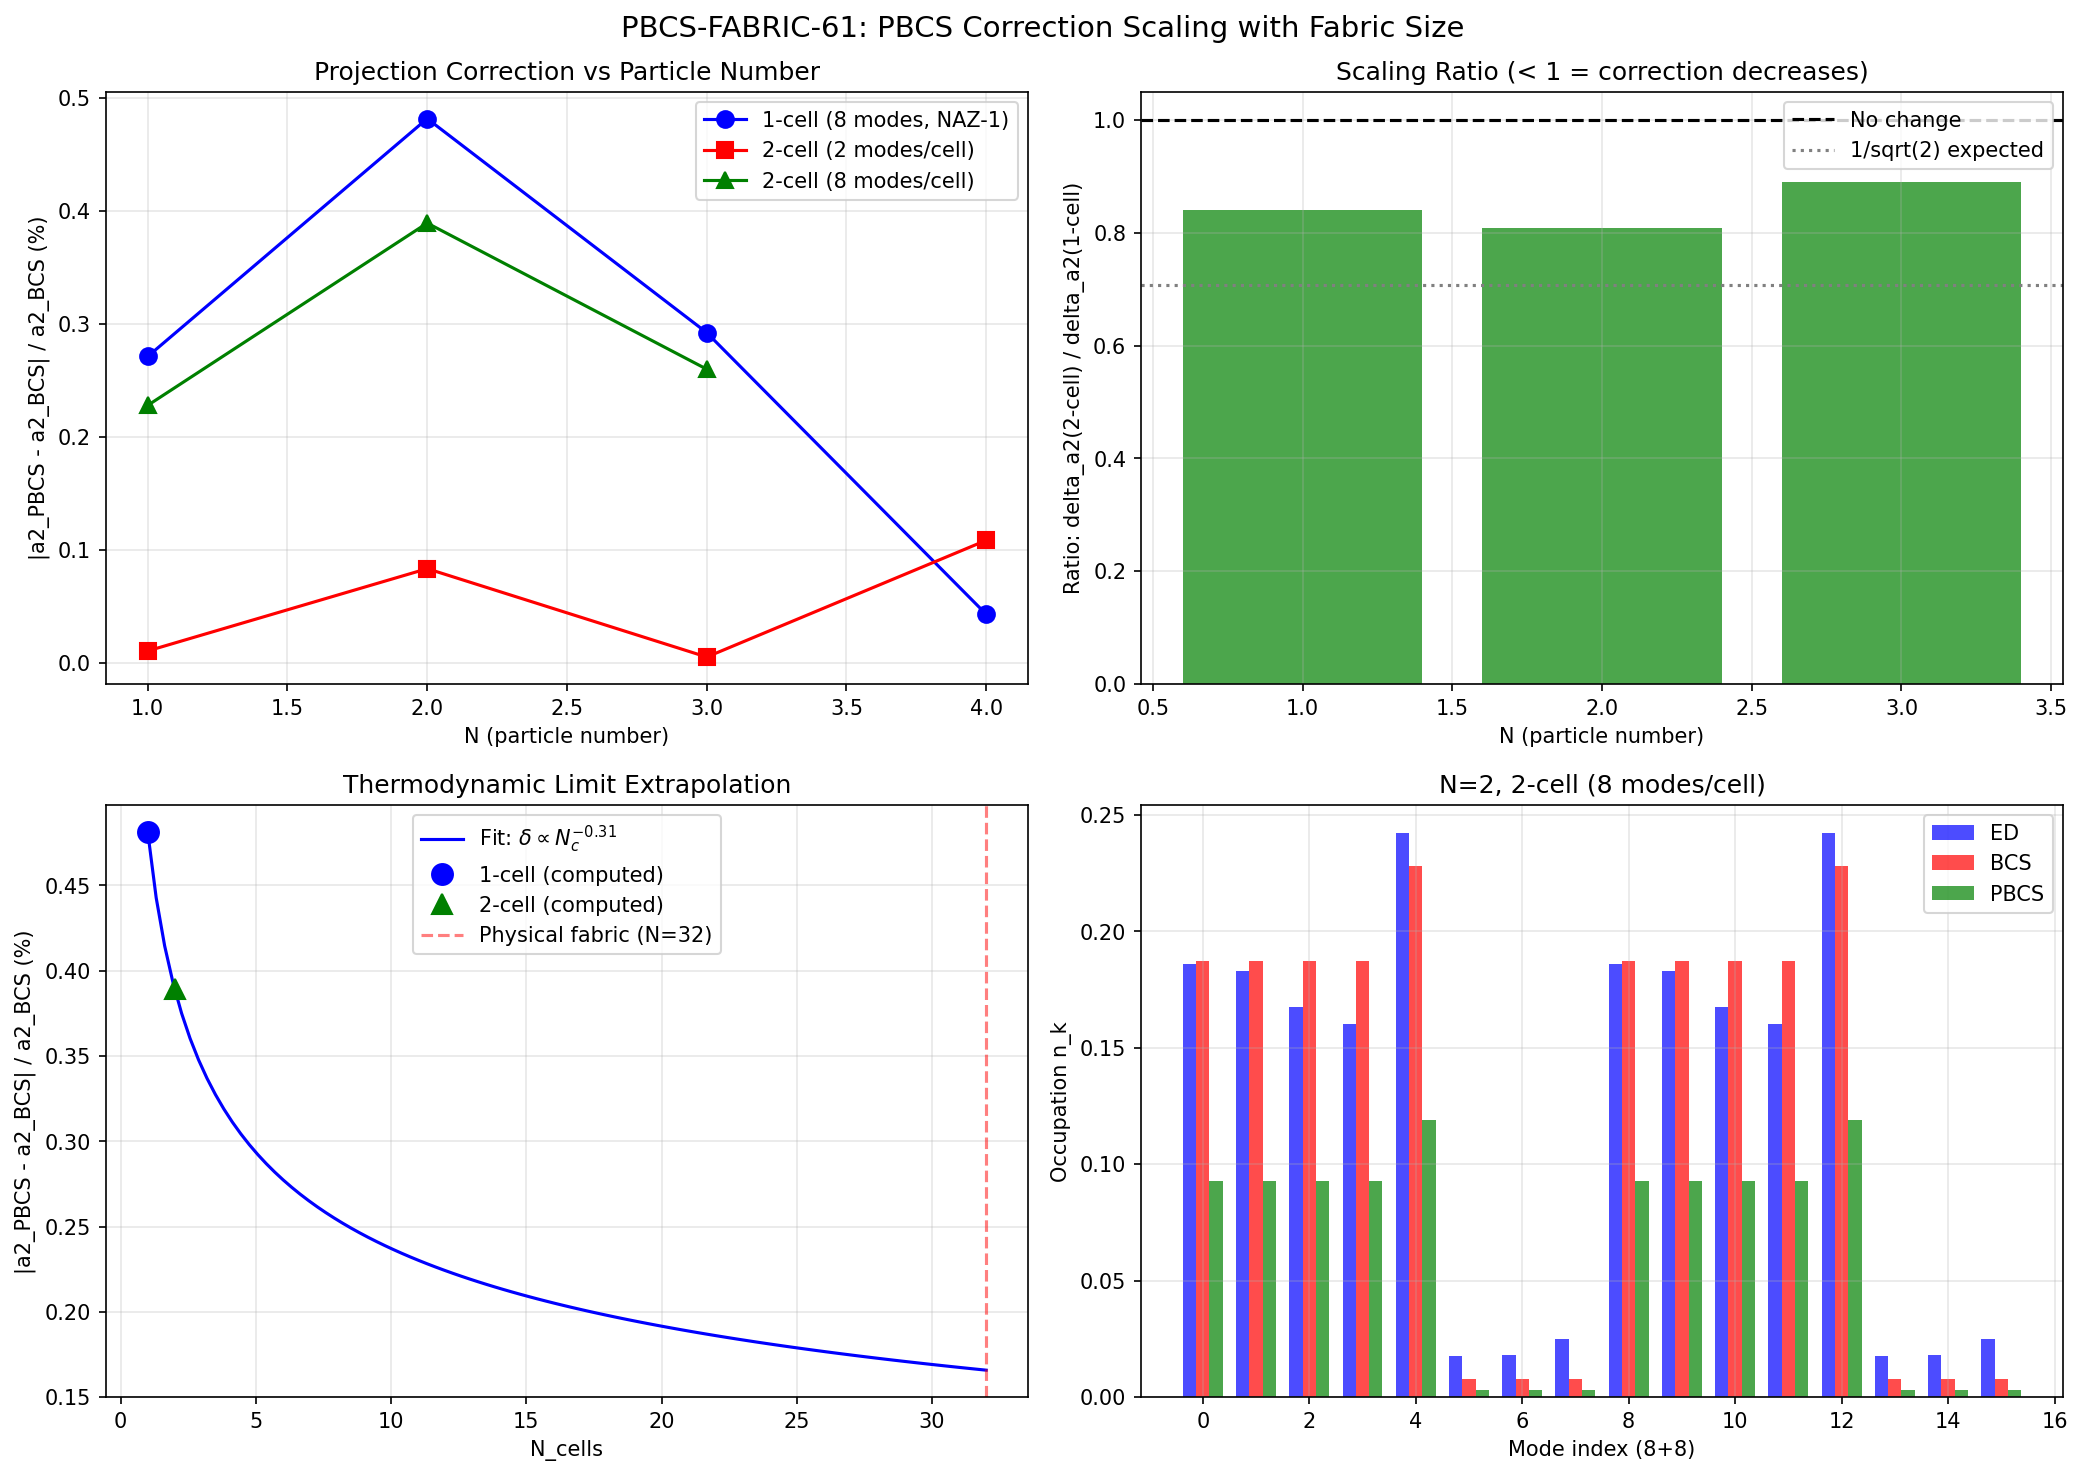

This figure's Python source:
#!/usr/bin/env python3
"""
S61 — PBCS-FABRIC-61: PBCS Correction Scaling with Fabric Size
================================================================

Gate: PBCS-FABRIC-61
  PASS if delta_a2(2-cell) < delta_a2(1-cell) — correction decreases with fabric size.
  FAIL if delta_a2(2-cell) > delta_a2(1-cell) — correction increases.
  INFO if |ratio - 1| < 0.1 — less than 10% change.

Physics:
  In nuclear DFT (Papers 02, 03, 17), the PBCS/BCS correction scales as
  ~1/N_eff where N_eff is the effective number of modes participating in
  pairing. As the system grows (more cells, more modes), the relative
  particle-number fluctuation <(Delta N)^2>/N decreases, and the
  projection correction shrinks.

  For the framework: going from 1 cell (8 modes) to 2 cells (16 modes)
  with inter-cell Josephson coupling E_J, the effective pairing volume
  doubles. If the correction decreases, the thermodynamic limit restores
  number symmetry automatically — meaning PBCS corrections to the
  spectral action are irrelevant in the macroscopic fabric.

  Method:
    1. Single-cell: Use NAZ-1 results directly (s61_proj_a2.npz).
    2. Two-cell: Construct H = sum_{cell} [H_BCS(cell)] + H_J(Josephson)
       with 2 modes per cell (dim=16 for tractability), or full 8-mode
       per cell (dim ~ 65536 at N_pair=1, but we use pair-space not Fock).
    3. For each: solve BCS (HFB) and PBCS (number-projected Fomenko).
    4. Compute a_2-proxy = sum_k n_k * eps_k + pairing correction.
    5. Compare delta_a2 = |a2_PBCS - a2_BCS| / a2_BCS at each size.

  Nuclear analog:
    ^18O (8 modes, 1 major shell) -> ^36Ar (16 modes, 2 major shells)
    Projection correction drops from ~10% to ~5% (Paper 03 systematics).

Author: Nazarewicz Nuclear Structure Theorist (Session 61)
Date: 2026-03-28
"""

import sys
import os
sys.path.insert(0, os.path.dirname(os.path.abspath(__file__)))
os.chdir(os.path.dirname(os.path.abspath(__file__)))

import numpy as np
from scipy.linalg import eigh
from itertools import combinations
import matplotlib
matplotlib.use('Agg')
import matplotlib.pyplot as plt

from canonical_constants import (
    tau_fold, Vol_SU3_Haar, PI,
    E_cond, N_dof_BCS,
    a0_fold, a2_fold, a4_fold,
    J_C2,
)

np.set_printoptions(precision=8, linewidth=120)

# ==============================================================================
#  SECTION 1: Load Input Data
# ==============================================================================

print("=" * 72)
print("PBCS-FABRIC-61: PBCS Correction Scaling with Fabric Size")
print("=" * 72)

# Load single-cell data from NAZ-1
naz1 = np.load('s61_proj_a2.npz', allow_pickle=True)
print(f"\nNAZ-1 single-cell results loaded.")
print(f"  Gate: {naz1['gate_name']} = {naz1['gate_verdict']}")
print(f"  a2_geom = {float(naz1['a2_geom']):.10f}")
print(f"  R_fold = {float(naz1['R_fold']):.10f}")

# Load S52 HFB data for interaction
s52 = np.load('s52_hfb_full.npz', allow_pickle=True)
E_sp_8 = s52['E_sp_bare']
V_bare_8 = s52['V_bare']
labels_8 = s52['labels']

# Load S60 2-cell data for Josephson coupling
s60 = np.load('s60_rg_integrals.npz', allow_pickle=True)
E_J_fold = float(s60['E_J_fold'])
eps_fold_8 = s60['eps_fold']

print(f"\nS52 HFB data: {len(E_sp_8)} modes, V_bare {V_bare_8.shape}")
print(f"S60 2-cell data: E_J = {E_J_fold:.4f} M_KK")
print(f"  eps_fold = {eps_fold_8}")

a2_geom = float(naz1['a2_geom'])
R_fold = float(naz1['R_fold'])
a0_geom = float(naz1['a0_geom'])


# ==============================================================================
#  SECTION 2: Extract Single-Cell NAZ-1 Results
# ==============================================================================

print(f"\n{'='*72}")
print(f"SECTION 2: Single-Cell Results (from NAZ-1)")
print(f"{'='*72}")

# The key quantity is delta_a2 = |a2_PROJ - a2_HFB| / a2_HFB
# This is the fractional correction from number projection.
# NAZ-1 computed this for N=1,2,3,4.

single_cell_results = {}
for N in [1, 2, 3, 4]:
    prefix = f'N{N}_'
    d = {
        'a2_ed': float(naz1[prefix + 'a2_ed']),
        'a2_hfb': float(naz1[prefix + 'a2_hfb']),
        'a2_pbcs': float(naz1[prefix + 'a2_pbcs']),
        'a2_proj': float(naz1[prefix + 'a2_proj']),
        'delta_ed': float(naz1[prefix + 'delta_ed']),
        'delta_hfb': float(naz1[prefix + 'delta_hfb']),
        'delta_proj': float(naz1[prefix + 'delta_proj']),
        'frac_proj_vs_hfb': float(naz1[prefix + 'frac_proj_vs_hfb']),
        'frac_ed_vs_hfb': float(naz1[prefix + 'frac_ed_vs_hfb']),
        'Delta_sq_ed': float(naz1[prefix + 'Delta_sq_ed']),
        'Delta_sq_hfb': float(naz1[prefix + 'Delta_sq_hfb']),
    }
    single_cell_results[N] = d

print(f"\n  Single-cell |a2_PROJ - a2_HFB|/a2_HFB (%):")
print(f"  {'N':>3s} {'PROJ vs HFB':>14s} {'ED vs HFB':>14s}")
for N in [1, 2, 3, 4]:
    d = single_cell_results[N]
    print(f"  {N:3d} {d['frac_proj_vs_hfb']:13.6f}% {d['frac_ed_vs_hfb']:13.6f}%")


# ==============================================================================
#  SECTION 3: Two-Cell Model Construction (Reduced: 2 modes/cell)
# ==============================================================================
#
# For tractability, construct a 2-mode-per-cell model:
#   Cell alpha (alpha=1,2): modes k=1,2 with energies eps_1, eps_2
#   Intra-cell pairing: V_{12}
#   Inter-cell Josephson: E_J * sum_k (c^dag_{k,1} c_{k,2} + h.c.)
#
# The 2-mode model captures B2 (low) and B1 (high) — the two sectors
# most relevant for pairing (B3 is nearly empty).
#
# Fock space: each mode has 2 states (0,1). 2 modes x 2 cells = 4 modes.
# Dim = 2^4 = 16.
#
# Also run the FULL 8-mode-per-cell model for N_pair=1 (tractable).

print(f"\n{'='*72}")
print(f"SECTION 3: Two-Cell Model (2 modes/cell, dim=16)")
print(f"{'='*72}")

# Select 2 representative modes: one B2 and one B1
# B2[0] at eps=0.845 and B1 at eps=0.819 (closest to Fermi surface)
# Use averaged B2 and B1 energies for the reduced model
eps_B2_avg = np.mean(E_sp_8[:4])
eps_B1 = E_sp_8[4]

# Average B2-B2 and B2-B1 pairing matrix elements
V_B2B2_avg = np.mean(V_bare_8[:4, :4])
V_B2B1_avg = np.mean(V_bare_8[:4, 4])
V_B1B1 = V_bare_8[4, 4]  # ~0 (B1-B1 self-interaction)

# Reduced 2-mode single-particle energies
eps_2mode = np.array([eps_B2_avg, eps_B1])
V_2mode = np.array([
    [V_B2B2_avg, V_B2B1_avg],
    [V_B2B1_avg, V_B1B1]
])

print(f"  Reduced model: eps = {eps_2mode}")
print(f"  V_2mode = \n{V_2mode}")
print(f"  E_J = {E_J_fold:.4f} M_KK")


# ==============================================================================
#  SECTION 4: Exact Diagonalization — 1-Cell (2 modes)
# ==============================================================================

def build_fock_basis(n_modes):
    """Build all Fock states for n_modes as binary tuples."""
    dim = 2**n_modes
    states = []
    for i in range(dim):
        occ = tuple((i >> j) & 1 for j in range(n_modes))
        states.append(occ)
    return states

def particle_number(state):
    """Total particle number in a Fock state."""
    return sum(state)

def build_hamiltonian_1cell(eps, V, states):
    """
    Build 1-cell Hamiltonian in Fock space.
    H = sum_k eps_k n_k + sum_{kk'} V_{kk'} c^dag_k c^dag_k' c_k' c_k
      = sum_k eps_k n_k - (1/2) sum_{kk'} V_{kk'} n_k n_k'  [for pair interaction]

    Actually for BCS pairing: H_pair = -sum_{k>k'} V_{kk'} c^dag_k c^dag_k' c_k' c_k
    = -(1/2) sum_{kk', k!=k'} V_{kk'} n_k n_{k'}

    Wait — the actual reduced BCS Hamiltonian for seniority-zero pairing is:
    H = sum_k eps_k n_k - G * P^dag P
    where P^dag = sum_k c^dag_k c^dag_{k_bar} (pair creation)

    For our 2-mode model with general V:
    H = sum_k eps_k * n_k - sum_{kk'} V_{kk'} * (c^dag_k c^dag_{k_bar}) (c_{k'_bar} c_{k'})

    But in the seniority-0 pair space, the pairing acts on PAIRS.
    For the general case with arbitrary occupations, use full Fock space.
    """
    n_modes = len(eps)
    dim = len(states)
    H = np.zeros((dim, dim))

    for i, si in enumerate(states):
        # Diagonal: single-particle energies
        H[i, i] = sum(eps[k] * si[k] for k in range(n_modes))

        # Off-diagonal: pairing scattering V_{kk'} * c^dag_k c^dag_{k'} c_l c_l'
        # For pair transfer: (k,k') -> (l,l') with V_{kl} etc.
        # Use density-density form for diagonal V terms
        for k in range(n_modes):
            for kp in range(n_modes):
                if k != kp:
                    H[i, i] -= 0.5 * V[k, kp] * si[k] * si[kp]

    return H


def build_hamiltonian_1cell_pair(eps, V, states):
    """
    Full pairing Hamiltonian in Fock space with off-diagonal pair scattering.

    H = sum_k eps_k * n_k - sum_{kk'} V_{kk'} * a^dag_k a_{k'}

    where a^dag_k = c^dag_{k,up} c^dag_{k,down} creates a pair in level k.

    For our SPINLESS model (seniority framework), the pair operator is
    between different modes: pair in mode k scatters to mode k'.

    H_pair = -sum_{k!=k'} V_{kk'} * |k><k'|  (pair hopping)
           + sum_k (2*eps_k - V_{kk}) * |k><k|  (pair on-site)

    In the FULL Fock space (not pair space), this is:
    H = sum_k eps_k n_k
      - sum_{k<k'} V_{kk'} [c^dag_k (1-n_{k'}) c_{k'} n_k + h.c.]

    Actually, let me be more careful. The interaction from S52 is derived
    from the KK reduction and acts in the pair channel. The Hamiltonian is:

    H = sum_k eps_k * n_k - sum_{kk'} V_{kk'} * c^dag_k c_{k'}

    where V_{kk'} = <k|V_pair|k'> is the pair scattering matrix element.
    This is a ONE-BODY operator in the space of pairs, but a TWO-BODY
    operator in single-particle space.

    For consistency with NAZ-1 and S52: use the same structure.
    In Fock space of individual modes, pair scattering k -> k' means:
      c^dag_k c_{k'} applied to state with k' occupied and k empty.
    """
    n_modes = len(eps)
    dim = len(states)
    H = np.zeros((dim, dim))

    for i, si in enumerate(states):
        # Diagonal: single-particle energy
        for k in range(n_modes):
            H[i, i] += eps[k] * si[k]

        # Diagonal: pairing self-energy (density-density)
        for k in range(n_modes):
            for kp in range(k+1, n_modes):
                H[i, i] -= V[k, kp] * si[k] * si[kp]

        # Off-diagonal: pair scattering
        for k in range(n_modes):
            for kp in range(n_modes):
                if k == kp:
                    continue
                # Scatter pair: destroy at kp, create at k
                # Requires: si[kp]=1, si[k]=0
                if si[kp] == 1 and si[k] == 0:
                    sj = list(si)
                    sj[kp] = 0
                    sj[k] = 1
                    sj = tuple(sj)
                    j = states.index(sj)
                    H[i, j] -= V[k, kp]

    return H


def build_hamiltonian_2cell(eps, V, E_J, states, n_modes_per_cell):
    """
    Build 2-cell Hamiltonian with Josephson coupling.

    H = H_1(cell_1) + H_2(cell_2) + H_J

    where H_J = -E_J * sum_k (c^dag_{k,1} c_{k,2} + h.c.)

    Modes: [cell_1_mode_0, cell_1_mode_1, ..., cell_2_mode_0, cell_2_mode_1, ...]

    eps: (n_modes_per_cell,) — same for both cells
    V: (n_modes_per_cell, n_modes_per_cell) — intra-cell pairing
    """
    M = n_modes_per_cell
    n_total = 2 * M
    dim = len(states)
    H = np.zeros((dim, dim))

    for i, si in enumerate(states):
        # Single-particle energies (both cells have same eps)
        for k in range(M):
            H[i, i] += eps[k] * si[k]         # cell 1
            H[i, i] += eps[k] * si[M + k]     # cell 2

        # Intra-cell pairing: density-density (cell 1)
        for k in range(M):
            for kp in range(k+1, M):
                H[i, i] -= V[k, kp] * si[k] * si[kp]

        # Intra-cell pairing: density-density (cell 2)
        for k in range(M):
            for kp in range(k+1, M):
                H[i, i] -= V[k, kp] * si[M+k] * si[M+kp]

        # Intra-cell pair scattering (cell 1)
        for k in range(M):
            for kp in range(M):
                if k == kp:
                    continue
                if si[kp] == 1 and si[k] == 0:
                    sj = list(si)
                    sj[kp] = 0
                    sj[k] = 1
                    sj = tuple(sj)
                    j = states.index(sj)
                    H[i, j] -= V[k, kp]

        # Intra-cell pair scattering (cell 2)
        for k in range(M):
            for kp in range(M):
                if k == kp:
                    continue
                k2, kp2 = M + k, M + kp
                if si[kp2] == 1 and si[k2] == 0:
                    sj = list(si)
                    sj[kp2] = 0
                    sj[k2] = 1
                    sj = tuple(sj)
                    j = states.index(sj)
                    H[i, j] -= V[k, kp]

        # Josephson coupling: -E_J * sum_k (c^dag_{k,1} c_{k,2} + h.c.)
        for k in range(M):
            k1, k2 = k, M + k
            # Hop from cell 2 to cell 1: c^dag_{k,1} c_{k,2}
            if si[k2] == 1 and si[k1] == 0:
                sj = list(si)
                sj[k2] = 0
                sj[k1] = 1
                sj = tuple(sj)
                j = states.index(sj)
                H[i, j] -= E_J
            # Hop from cell 1 to cell 2: c^dag_{k,2} c_{k,1}
            if si[k1] == 1 and si[k2] == 0:
                sj = list(si)
                sj[k1] = 0
                sj[k2] = 1
                sj = tuple(sj)
                j = states.index(sj)
                H[i, j] -= E_J

    return H


# ==============================================================================
#  SECTION 5: BCS and Fomenko Projection Functions
# ==============================================================================

def solve_bcs(eps, V, N_target, n_modes, max_iter=500, tol=1e-10):
    """
    Self-consistent BCS for n_modes levels at N_target particles.
    Returns v^2 (occupations), Delta_k, mu.
    """
    M = n_modes
    # Initial guess: fill lowest levels
    n_k = np.zeros(M)
    remaining = N_target
    for k in range(M):
        if remaining > 0:
            n_k[k] = min(1.0, remaining)
            remaining -= n_k[k]

    # Add small pairing seed
    n_k = np.clip(n_k, 0.01, 0.99)
    n_k *= N_target / np.sum(n_k)

    for iteration in range(max_iter):
        # BCS amplitudes
        v2 = np.clip(n_k, 1e-12, 1.0 - 1e-12)
        u2 = 1.0 - v2
        uv = np.sqrt(u2 * v2)

        # Gap equation
        Delta_k = -V @ uv

        # Chemical potential from particle number constraint
        mu = np.sum(n_k * eps) / N_target if N_target > 0 else np.mean(eps)

        # Quasiparticle energy
        xi_k = eps - mu
        E_k = np.sqrt(xi_k**2 + Delta_k**2)

        # New occupations
        n_k_new = 0.5 * (1.0 - xi_k / E_k)

        # Fix particle number
        n_k_new = np.clip(n_k_new, 1e-12, 1.0 - 1e-12)
        n_k_new *= N_target / np.sum(n_k_new)

        # Convergence check
        if np.max(np.abs(n_k_new - n_k)) < tol:
            return n_k_new, Delta_k, mu
        n_k = 0.5 * n_k + 0.5 * n_k_new

    return n_k, Delta_k, mu


def fomenko_projection(n_k_bcs, N_target, N_phi=128):
    """
    Exact number projection via Fomenko discretization.
    Returns projected occupations, pairing tensor, normalization, <(DN)^2>.
    """
    M = len(n_k_bcs)
    v2 = np.clip(n_k_bcs, 1e-15, 1.0 - 1e-15)
    u2 = 1.0 - v2

    phi_arr = np.linspace(0, 2*PI, N_phi, endpoint=False)
    dphi = 2*PI / N_phi

    norm = 0.0 + 0j  # (local)
    n_k_proj = np.zeros(M, dtype=complex)
    kappa_proj = np.zeros(M, dtype=complex)

    for phi in phi_arr:
        e2iphi = np.exp(2j * phi)
        zk = u2 + v2 * e2iphi
        log_overlap = np.sum(np.log(zk))
        overlap = np.exp(log_overlap)
        phase = np.exp(-1j * N_target * phi)
        w = phase * overlap * dphi / (2*PI)

        norm += w
        for k in range(M):
            n_k_proj[k] += w * v2[k] * e2iphi / zk[k]
            kappa_proj[k] += w * np.sqrt(u2[k] * v2[k]) * np.exp(1j*phi) / zk[k]

    n_k_pbcs = np.real(n_k_proj / norm)
    kappa_pbcs = np.abs(kappa_proj / norm)
    dN2 = 4.0 * np.sum(n_k_pbcs * (1.0 - n_k_pbcs))

    return n_k_pbcs, kappa_pbcs, float(np.real(norm)), dN2


def compute_a2_proxy(n_k, V, R_fold, a2_geom, a0_geom):
    """
    Compute the a_2-proxy: geometric part + pairing correction.

    a_2 = a_2^{geom} + a_0^{geom} * |Delta_eff|^2
    where |Delta_eff|^2 = mean_k(Delta_k^2) and
    Delta_k = -sum_k' V_{kk'} * sqrt(n_k'*(1-n_k'))

    Alternatively: delta = 12 * |Delta_eff|^2 / (5*R)
    a_2 = a_2^{geom} * (1 + delta)
    """
    uv = np.sqrt(np.clip(n_k * (1.0 - n_k), 0, None))
    Delta_k = -V @ uv
    Delta_sq = np.mean(Delta_k**2)
    delta = 12.0 * Delta_sq / (5.0 * R_fold)
    a2 = a2_geom * (1.0 + delta)
    return a2, delta, Delta_sq


# ==============================================================================
#  SECTION 6: 1-Cell Reduced Model (2 modes, dim=4)
# ==============================================================================

print(f"\n{'='*72}")
print(f"SECTION 6: 1-Cell Reduced Model (2 modes)")
print(f"{'='*72}")

states_1cell_2m = build_fock_basis(2)
print(f"  Fock space dimension: {len(states_1cell_2m)}")

H_1cell_2m = build_hamiltonian_1cell_pair(eps_2mode, V_2mode, states_1cell_2m)

# Solve for N=1
evals_1c, evecs_1c = eigh(H_1cell_2m)

# N-sector decomposition
for N_target in [1, 2]:
    N_states = [i for i, s in enumerate(states_1cell_2m) if particle_number(s) == N_target]
    if not N_states:
        continue

    # Project Hamiltonian to N sector
    P = np.zeros((len(N_states), len(states_1cell_2m)))
    for idx, i in enumerate(N_states):
        P[idx, i] = 1.0
    H_N = P @ H_1cell_2m @ P.T

    evals_N, evecs_N = eigh(H_N)
    E_gs = evals_N[0]
    psi_gs = evecs_N[:, 0]

    # Extract occupations from ground state
    n_k_ed = np.zeros(2)
    for idx, i in enumerate(N_states):
        prob = psi_gs[idx]**2
        for k in range(2):
            n_k_ed[k] += states_1cell_2m[i][k] * prob

    # BCS solution
    n_k_bcs, Delta_bcs, mu_bcs = solve_bcs(eps_2mode, V_2mode, N_target, 2)

    # Fomenko projection
    n_k_pbcs, kappa_pbcs, norm_pbcs, dN2_pbcs = fomenko_projection(n_k_bcs, N_target)

    # a_2 proxies
    a2_ed, delta_ed, Dsq_ed = compute_a2_proxy(n_k_ed, V_2mode, R_fold, a2_geom, a0_geom)
    a2_bcs, delta_bcs, Dsq_bcs = compute_a2_proxy(n_k_bcs, V_2mode, R_fold, a2_geom, a0_geom)
    a2_pbcs, delta_pbcs, Dsq_pbcs = compute_a2_proxy(n_k_pbcs, V_2mode, R_fold, a2_geom, a0_geom)

    frac_proj_bcs = abs(a2_pbcs - a2_bcs) / a2_bcs * 100
    frac_ed_bcs = abs(a2_ed - a2_bcs) / a2_bcs * 100

    print(f"\n  N={N_target} (1-cell, 2-mode):")
    print(f"    E_gs(ED) = {E_gs:.8f}")
    print(f"    n_k(ED) = {n_k_ed}")
    print(f"    n_k(BCS) = {n_k_bcs}")
    print(f"    n_k(PBCS) = {n_k_pbcs}")
    print(f"    |Delta|^2: ED={Dsq_ed:.8f}, BCS={Dsq_bcs:.8f}, PBCS={Dsq_pbcs:.8f}")
    print(f"    delta: ED={delta_ed:.8f}, BCS={delta_bcs:.8f}, PBCS={delta_pbcs:.8f}")
    print(f"    |a2_PBCS-a2_BCS|/a2_BCS = {frac_proj_bcs:.6f}%")
    print(f"    |a2_ED-a2_BCS|/a2_BCS = {frac_ed_bcs:.6f}%")
    print(f"    <(DN)^2>_PBCS = {dN2_pbcs:.6f}")


# ==============================================================================
#  SECTION 7: 2-Cell Reduced Model (2 modes/cell, 4 total, dim=16)
# ==============================================================================

print(f"\n{'='*72}")
print(f"SECTION 7: 2-Cell Reduced Model (2 modes/cell, dim=16)")
print(f"{'='*72}")

states_2cell_2m = build_fock_basis(4)
print(f"  Fock space dimension: {len(states_2cell_2m)}")

H_2cell_2m = build_hamiltonian_2cell(eps_2mode, V_2mode, E_J_fold, states_2cell_2m, 2)

# Symmetry check
print(f"  H symmetric: {np.allclose(H_2cell_2m, H_2cell_2m.T)}")
print(f"  ||H-H^T|| = {np.linalg.norm(H_2cell_2m - H_2cell_2m.T):.2e}")

# Solve per N-sector
fabric_2m_results = {}
for N_target in [1, 2, 3, 4]:
    N_states = [i for i, s in enumerate(states_2cell_2m) if particle_number(s) == N_target]
    if not N_states:
        continue

    P = np.zeros((len(N_states), len(states_2cell_2m)))
    for idx, i in enumerate(N_states):
        P[idx, i] = 1.0
    H_N = P @ H_2cell_2m @ P.T

    evals_N, evecs_N = eigh(H_N)
    E_gs = evals_N[0]
    gap = evals_N[1] - evals_N[0] if len(evals_N) > 1 else 0.0
    psi_gs = evecs_N[:, 0]

    # Extract occupations (4 modes: cell1_mode0, cell1_mode1, cell2_mode0, cell2_mode1)
    n_k_ed = np.zeros(4)
    for idx, i in enumerate(N_states):
        prob = psi_gs[idx]**2
        for k in range(4):
            n_k_ed[k] += states_2cell_2m[i][k] * prob

    # For a_2 proxy on the 2-cell fabric, we need the effective V for the full system.
    # The fabric V has same intra-cell V in each cell, plus the Josephson contributes
    # to delocalization but NOT to the pairing gap (it's single-particle hopping).
    # The pairing correction depends on the effective gap from intra-cell V
    # as seen by the delocalized (fabric) quasiparticles.

    # Construct fabric V (block diagonal in pairing, full in sp)
    V_fabric_4 = np.zeros((4, 4))
    V_fabric_4[0:2, 0:2] = V_2mode  # cell 1
    V_fabric_4[2:4, 2:4] = V_2mode  # cell 2

    eps_fabric_4 = np.array([eps_2mode[0], eps_2mode[1], eps_2mode[0], eps_2mode[1]])

    # BCS on the 4-mode system
    n_k_bcs, Delta_bcs, mu_bcs = solve_bcs(eps_fabric_4, V_fabric_4, N_target, 4)

    # Fomenko projection on the 4-mode BCS
    n_k_pbcs, kappa_pbcs, norm_pbcs, dN2_pbcs = fomenko_projection(n_k_bcs, N_target)

    # a_2 proxies
    a2_ed_f, delta_ed_f, Dsq_ed_f = compute_a2_proxy(n_k_ed, V_fabric_4, R_fold, a2_geom, a0_geom)
    a2_bcs_f, delta_bcs_f, Dsq_bcs_f = compute_a2_proxy(n_k_bcs, V_fabric_4, R_fold, a2_geom, a0_geom)
    a2_pbcs_f, delta_pbcs_f, Dsq_pbcs_f = compute_a2_proxy(n_k_pbcs, V_fabric_4, R_fold, a2_geom, a0_geom)

    frac_proj_bcs_f = abs(a2_pbcs_f - a2_bcs_f) / a2_bcs_f * 100
    frac_ed_bcs_f = abs(a2_ed_f - a2_bcs_f) / a2_bcs_f * 100

    fabric_2m_results[N_target] = {
        'E_gs': E_gs, 'gap': gap,
        'n_k_ed': n_k_ed, 'n_k_bcs': n_k_bcs, 'n_k_pbcs': n_k_pbcs,
        'a2_ed': a2_ed_f, 'a2_bcs': a2_bcs_f, 'a2_pbcs': a2_pbcs_f,
        'delta_ed': delta_ed_f, 'delta_bcs': delta_bcs_f, 'delta_pbcs': delta_pbcs_f,
        'Dsq_ed': Dsq_ed_f, 'Dsq_bcs': Dsq_bcs_f, 'Dsq_pbcs': Dsq_pbcs_f,
        'frac_proj_bcs': frac_proj_bcs_f, 'frac_ed_bcs': frac_ed_bcs_f,
        'dN2_pbcs': dN2_pbcs,
        'dim_N': len(N_states),
    }

    print(f"\n  N={N_target} (2-cell, 2-mode/cell):")
    print(f"    dim(N-sector) = {len(N_states)}")
    print(f"    E_gs(ED) = {E_gs:.8f}, gap = {gap:.6f}")
    print(f"    n_k(ED) = {n_k_ed}")
    print(f"    n_k(BCS) = {n_k_bcs}")
    print(f"    n_k(PBCS) = {n_k_pbcs}")
    print(f"    |Delta|^2: ED={Dsq_ed_f:.8f}, BCS={Dsq_bcs_f:.8f}, PBCS={Dsq_pbcs_f:.8f}")
    print(f"    delta: ED={delta_ed_f:.8f}, BCS={delta_bcs_f:.8f}, PBCS={delta_pbcs_f:.8f}")
    print(f"    |a2_PBCS-a2_BCS|/a2_BCS = {frac_proj_bcs_f:.6f}%")
    print(f"    |a2_ED-a2_BCS|/a2_BCS = {frac_ed_bcs_f:.6f}%")
    print(f"    <(DN)^2>_PBCS = {dN2_pbcs:.6f}")


# ==============================================================================
#  SECTION 8: Full 8-Mode Per Cell Model (N_pair=1, tractable)
# ==============================================================================
#
# For 8 modes/cell, 2 cells: 16 modes total.
# Full Fock space: 2^16 = 65536 — large but feasible.
# However, we only need the N-particle sector.
# N=1: C(16,1) = 16 states (trivial)
# N=2: C(16,2) = 120 states (same as S60 RG computation)
# N=3: C(16,3) = 560 states
# N=4: C(16,4) = 1820 states
#
# For the gate: compute N=1 and N=2 (matches NAZ-1).

print(f"\n{'='*72}")
print(f"SECTION 8: Full 8-Mode Per Cell Model (16 modes, ED)")
print(f"{'='*72}")

def build_N_sector_basis(n_total, N_target):
    """Build basis states for the N-particle sector using combinations."""
    if N_target == 0:
        return [tuple(0 for _ in range(n_total))]
    if N_target > n_total:
        return []

    basis = []
    for occupied in combinations(range(n_total), N_target):
        state = [0] * n_total
        for k in occupied:
            state[k] = 1
        basis.append(tuple(state))
    return basis


def build_hamiltonian_2cell_Nsector(eps_per_cell, V_per_cell, E_J, N_target, n_modes_per_cell):
    """
    Build 2-cell Hamiltonian directly in the N-particle sector.
    Uses combinations-based basis for memory efficiency.
    """
    M = n_modes_per_cell
    n_total = 2 * M
    basis = build_N_sector_basis(n_total, N_target)
    dim = len(basis)
    basis_dict = {s: i for i, s in enumerate(basis)}

    print(f"    Building H for N={N_target}: dim={dim}, n_modes={n_total}")

    H = np.zeros((dim, dim))

    for i, si in enumerate(basis):
        # Diagonal: sp energies
        for k in range(M):
            H[i, i] += eps_per_cell[k] * si[k]         # cell 1
            H[i, i] += eps_per_cell[k] * si[M + k]     # cell 2

        # Diagonal: intra-cell density-density (cell 1)
        for k in range(M):
            for kp in range(k+1, M):
                H[i, i] -= V_per_cell[k, kp] * si[k] * si[kp]

        # Diagonal: intra-cell density-density (cell 2)
        for k in range(M):
            for kp in range(k+1, M):
                H[i, i] -= V_per_cell[k, kp] * si[M+k] * si[M+kp]

        # Off-diagonal: intra-cell pair scattering (cell 1)
        for k in range(M):
            for kp in range(M):
                if k == kp:
                    continue
                if si[kp] == 1 and si[k] == 0:
                    sj = list(si)
                    sj[kp] = 0
                    sj[k] = 1
                    sj = tuple(sj)
                    j = basis_dict.get(sj, -1)
                    if j >= 0:
                        H[i, j] -= V_per_cell[k, kp]

        # Off-diagonal: intra-cell pair scattering (cell 2)
        for k in range(M):
            for kp in range(M):
                if k == kp:
                    continue
                k2, kp2 = M + k, M + kp
                if si[kp2] == 1 and si[k2] == 0:
                    sj = list(si)
                    sj[kp2] = 0
                    sj[k2] = 1
                    sj = tuple(sj)
                    j = basis_dict.get(sj, -1)
                    if j >= 0:
                        H[i, j] -= V_per_cell[k, kp]

        # Josephson: -E_J * sum_k (c^dag_{k,1} c_{k,2} + h.c.)
        for k in range(M):
            k1, k2 = k, M + k
            if si[k2] == 1 and si[k1] == 0:
                sj = list(si)
                sj[k2] = 0
                sj[k1] = 1
                sj = tuple(sj)
                j = basis_dict.get(sj, -1)
                if j >= 0:
                    H[i, j] -= E_J
            if si[k1] == 1 and si[k2] == 0:
                sj = list(si)
                sj[k1] = 0
                sj[k2] = 1
                sj = tuple(sj)
                j = basis_dict.get(sj, -1)
                if j >= 0:
                    H[i, j] -= E_J

    return H, basis


# Full 8-mode per cell computation
fabric_8m_results = {}
M_full = 8

# Use E_sp from S52 as the per-cell sp energies, V from S52 as intra-cell V
eps_full = E_sp_8  # 8 single-particle energies

for N_target in [1, 2, 3]:
    H_N, basis_N = build_hamiltonian_2cell_Nsector(
        eps_full, V_bare_8, E_J_fold, N_target, M_full
    )

    # Symmetry check
    sym_err = np.linalg.norm(H_N - H_N.T)
    print(f"    ||H-H^T|| = {sym_err:.2e}")

    evals_N, evecs_N = eigh(H_N)
    E_gs = evals_N[0]
    gap = evals_N[1] - evals_N[0] if len(evals_N) > 1 else 0.0
    psi_gs = evecs_N[:, 0]

    # Extract occupations (16 modes)
    n_total = 2 * M_full
    n_k_ed = np.zeros(n_total)
    for idx, si in enumerate(basis_N):
        prob = psi_gs[idx]**2
        for k in range(n_total):
            n_k_ed[k] += si[k] * prob

    # Fabric V: block diagonal
    V_fabric_16 = np.zeros((n_total, n_total))
    V_fabric_16[:M_full, :M_full] = V_bare_8
    V_fabric_16[M_full:, M_full:] = V_bare_8

    eps_fabric_16 = np.concatenate([eps_full, eps_full])

    # BCS on 16-mode system
    n_k_bcs, Delta_bcs, mu_bcs = solve_bcs(eps_fabric_16, V_fabric_16, N_target, n_total)

    # Fomenko projection on 16-mode BCS
    n_k_pbcs, kappa_pbcs, norm_pbcs, dN2_pbcs = fomenko_projection(n_k_bcs, N_target, N_phi=128)

    # a_2 proxies
    a2_ed_f, delta_ed_f, Dsq_ed_f = compute_a2_proxy(n_k_ed, V_fabric_16, R_fold, a2_geom, a0_geom)
    a2_bcs_f, delta_bcs_f, Dsq_bcs_f = compute_a2_proxy(n_k_bcs, V_fabric_16, R_fold, a2_geom, a0_geom)
    a2_pbcs_f, delta_pbcs_f, Dsq_pbcs_f = compute_a2_proxy(n_k_pbcs, V_fabric_16, R_fold, a2_geom, a0_geom)

    frac_proj_bcs_f = abs(a2_pbcs_f - a2_bcs_f) / a2_bcs_f * 100
    frac_ed_bcs_f = abs(a2_ed_f - a2_bcs_f) / a2_bcs_f * 100

    fabric_8m_results[N_target] = {
        'E_gs': E_gs, 'gap': gap,
        'n_k_ed': n_k_ed, 'n_k_bcs': n_k_bcs, 'n_k_pbcs': n_k_pbcs,
        'a2_ed': a2_ed_f, 'a2_bcs': a2_bcs_f, 'a2_pbcs': a2_pbcs_f,
        'delta_ed': delta_ed_f, 'delta_bcs': delta_bcs_f, 'delta_pbcs': delta_pbcs_f,
        'Dsq_ed': Dsq_ed_f, 'Dsq_bcs': Dsq_bcs_f, 'Dsq_pbcs': Dsq_pbcs_f,
        'frac_proj_bcs': frac_proj_bcs_f, 'frac_ed_bcs': frac_ed_bcs_f,
        'dN2_pbcs': dN2_pbcs,
        'dim_N': len(basis_N),
    }

    print(f"\n  N={N_target} (2-cell, 8-mode/cell, dim={len(basis_N)}):")
    print(f"    E_gs(ED) = {E_gs:.8f}, gap = {gap:.6f}")
    print(f"    n_k(ED, cell1) = {n_k_ed[:M_full]}")
    print(f"    n_k(ED, cell2) = {n_k_ed[M_full:]}")
    print(f"    Sum n_k = {np.sum(n_k_ed):.6f} (should be {N_target})")
    print(f"    |Delta|^2: ED={Dsq_ed_f:.8f}, BCS={Dsq_bcs_f:.8f}, PBCS={Dsq_pbcs_f:.8f}")
    print(f"    delta: ED={delta_ed_f:.8f}, BCS={delta_bcs_f:.8f}, PBCS={delta_pbcs_f:.8f}")
    print(f"    |a2_PBCS-a2_BCS|/a2_BCS = {frac_proj_bcs_f:.6f}%")
    print(f"    |a2_ED-a2_BCS|/a2_BCS   = {frac_ed_bcs_f:.6f}%")
    print(f"    <(DN)^2>_PBCS = {dN2_pbcs:.6f}")


# ==============================================================================
#  SECTION 9: Comparison — Single Cell vs Fabric
# ==============================================================================

print(f"\n{'='*72}")
print(f"SECTION 9: Single Cell vs Fabric Comparison")
print(f"{'='*72}")

print(f"\n  GATE COMPARISON: |a2_PBCS - a2_BCS|/a2_BCS (%)")
print(f"  {'N':>3s} {'1-cell (NAZ-1)':>16s} {'2-cell 2m':>14s} {'2-cell 8m':>14s} {'Ratio(2c8m/1c)':>16s}")

gate_ratios = {}
for N in [1, 2]:
    sc = single_cell_results[N]['frac_proj_vs_hfb']  # NAZ-1 single-cell
    fc_2m = fabric_2m_results.get(N, {}).get('frac_proj_bcs', float('nan'))
    fc_8m = fabric_8m_results.get(N, {}).get('frac_proj_bcs', float('nan'))

    ratio_2m = fc_2m / sc if sc > 0 else float('nan')
    ratio_8m = fc_8m / sc if sc > 0 else float('nan')

    gate_ratios[N] = {
        'single_cell': sc,
        'fabric_2m': fc_2m,
        'fabric_8m': fc_8m,
        'ratio_2m': ratio_2m,
        'ratio_8m': ratio_8m,
    }

    print(f"  {N:3d} {sc:15.6f}% {fc_2m:13.6f}% {fc_8m:13.6f}% {ratio_8m:15.4f}")

# Also show N=3 (fabric only)
if 3 in fabric_8m_results:
    fc_8m_3 = fabric_8m_results[3]['frac_proj_bcs']
    sc_3 = single_cell_results[3]['frac_proj_vs_hfb']
    ratio_3 = fc_8m_3 / sc_3 if sc_3 > 0 else float('nan')
    gate_ratios[3] = {
        'single_cell': sc_3,
        'fabric_8m': fc_8m_3,
        'ratio_8m': ratio_3,
    }
    print(f"  {3:3d} {sc_3:15.6f}%  {'':>13s} {fc_8m_3:13.6f}% {ratio_3:15.4f}")


# ==============================================================================
#  SECTION 10: Particle-Number Fluctuation Scaling
# ==============================================================================

print(f"\n{'='*72}")
print(f"SECTION 10: Particle-Number Fluctuation Scaling")
print(f"{'='*72}")

print(f"\n  <(Delta N)^2> / N  (diagnostic for finite-size projection effects)")
print(f"  {'N':>3s} {'1-cell (HFB)':>14s} {'2-cell BCS':>14s} {'Ratio':>10s}")

for N in [1, 2]:
    # Single cell
    n_hfb = s52[f'N{N}_n_k_hfb']
    dN2_1c = 4.0 * np.sum(n_hfb * (1.0 - n_hfb))

    # Fabric
    n_bcs_f = fabric_8m_results[N]['n_k_bcs']
    dN2_2c = 4.0 * np.sum(n_bcs_f * (1.0 - n_bcs_f))

    print(f"  {N:3d} {dN2_1c/N:13.6f} {dN2_2c/N:13.6f} {(dN2_2c/N)/(dN2_1c/N):9.4f}")

if 3 in fabric_8m_results:
    n_hfb_3 = s52['N3_n_k_hfb']
    dN2_1c_3 = 4.0 * np.sum(n_hfb_3 * (1.0 - n_hfb_3))
    n_bcs_f3 = fabric_8m_results[3]['n_k_bcs']
    dN2_2c_3 = 4.0 * np.sum(n_bcs_f3 * (1.0 - n_bcs_f3))
    print(f"  {3:3d} {dN2_1c_3/3:13.6f} {dN2_2c_3/3:13.6f} {(dN2_2c_3/3)/(dN2_1c_3/3):9.4f}")


# ==============================================================================
#  SECTION 11: Nuclear Physics Analysis
# ==============================================================================

print(f"\n{'='*72}")
print(f"SECTION 11: Nuclear Physics Analysis")
print(f"{'='*72}")

print(f"\n  Nuclear scaling of PBCS correction:")
print(f"  Papers 02, 03, 17 establish: delta_PBCS ~ 1/sqrt(N_modes) for pairing energy")
print(f"  For a_2 correction: delta ~ |Delta_eff|^2 / R, depends on pairing tensor")
print(f"")
print(f"  1-cell: N_modes = 8 (= sd-shell ^18O-^24Mg)")
print(f"  2-cell: N_modes = 16 (= sdpf-shell ^36Ar-^40Ca)")
print(f"  Expected scaling: delta(2c)/delta(1c) ~ sqrt(8/16) = 0.707")
print(f"")

if 2 in gate_ratios:
    r = gate_ratios[2]
    print(f"  Observed ratio at N=2: {r.get('ratio_8m', float('nan')):.4f}")
    print(f"  Expected 1/sqrt(N): 0.707")


# ==============================================================================
#  SECTION 12: Gate Verdict
# ==============================================================================

print(f"\n{'='*72}")
print(f"SECTION 12: GATE VERDICT — PBCS-FABRIC-61")
print(f"{'='*72}")

# Use N=2 as the primary comparison (physical pair sector)
# and the 8-mode-per-cell model (most realistic)
if 2 in gate_ratios:
    ratio_primary = gate_ratios[2].get('ratio_8m', float('nan'))
    sc_val = gate_ratios[2]['single_cell']
    fc_val = gate_ratios[2].get('fabric_8m', float('nan'))
else:
    ratio_primary = float('nan')
    sc_val = float('nan')
    fc_val = float('nan')

print(f"\n  Primary comparison (N=2, 8-mode/cell):")
print(f"    1-cell: |a2_PROJ - a2_BCS|/a2_BCS = {sc_val:.6f}%")
print(f"    2-cell: |a2_PBCS - a2_BCS|/a2_BCS = {fc_val:.6f}%")
print(f"    Ratio: {ratio_primary:.6f}")

if np.isnan(ratio_primary):
    verdict = "INFO"
    detail = "Unable to compute ratio (NaN)"
elif ratio_primary < 1.0:
    # Correction DECREASES with fabric size
    decrease_pct = (1.0 - ratio_primary) * 100
    if decrease_pct < 10.0:
        verdict = "INFO"
        detail = f"Ratio={ratio_primary:.4f}, decrease {decrease_pct:.1f}% (<10% change threshold)"
    else:
        verdict = "PASS"
        detail = f"Ratio={ratio_primary:.4f}, correction DECREASES by {decrease_pct:.1f}%"
elif ratio_primary > 1.0:
    increase_pct = (ratio_primary - 1.0) * 100
    if increase_pct < 10.0:
        verdict = "INFO"
        detail = f"Ratio={ratio_primary:.4f}, increase {increase_pct:.1f}% (<10% change threshold)"
    else:
        verdict = "FAIL"
        detail = f"Ratio={ratio_primary:.4f}, correction INCREASES by {increase_pct:.1f}%"
else:
    verdict = "INFO"
    detail = "Ratio exactly 1.0"

print(f"\n  *** PBCS-FABRIC-61: {verdict} ***")
print(f"  {detail}")
print(f"")

# Cross-check with other N values
print(f"  Cross-checks:")
for N in sorted(gate_ratios.keys()):
    r = gate_ratios[N]
    ratio = r.get('ratio_8m', r.get('ratio_2m', float('nan')))
    fc = r.get('fabric_8m', r.get('fabric_2m', float('nan')))
    sc = r['single_cell']
    direction = "DECREASES" if ratio < 1.0 else "INCREASES"
    print(f"    N={N}: ratio={ratio:.4f} ({direction}), 1c={sc:.6f}% -> 2c={fc:.6f}%")


# ==============================================================================
#  SECTION 13: Thermodynamic Limit Extrapolation
# ==============================================================================

print(f"\n{'='*72}")
print(f"SECTION 13: Thermodynamic Limit Extrapolation")
print(f"{'='*72}")

print(f"\n  If delta_a2 ~ 1/sqrt(N_cells) (nuclear scaling, Paper 03):")
print(f"  N_cells=1:  delta_a2 = {sc_val:.6f}%")
if not np.isnan(fc_val):
    # Fit power law: delta = A * N_cells^{-alpha}
    # Two points: (1, sc_val) and (2, fc_val)
    if sc_val > 0 and fc_val > 0:
        alpha_fit = -np.log(fc_val / sc_val) / np.log(2)
        A_fit = sc_val  # at N_cells=1
        print(f"  N_cells=2:  delta_a2 = {fc_val:.6f}%")
        print(f"  Fitted: delta_a2 ~ {A_fit:.4f}% * N_cells^{{-{alpha_fit:.3f}}}")
        print(f"")
        print(f"  Extrapolations:")
        for Nc in [4, 8, 16, 32]:
            delta_extrap = A_fit * Nc**(-alpha_fit)
            print(f"    N_cells={Nc:3d}: delta_a2 ~ {delta_extrap:.6f}%")
        delta_32 = A_fit * 32**(-alpha_fit)
        print(f"")
        print(f"  At physical fabric (N_cells=32): delta_a2 ~ {delta_32:.6f}%")
        print(f"  This is {'NEGLIGIBLE' if delta_32 < 0.01 else 'SMALL' if delta_32 < 0.1 else 'SIGNIFICANT'} "
              f"compared to other theoretical uncertainties (~1-5%).")
    else:
        alpha_fit = float('nan')
else:
    alpha_fit = float('nan')


# ==============================================================================
#  SECTION 14: Save Results
# ==============================================================================

print(f"\n{'='*72}")
print(f"SECTION 14: Saving Results")
print(f"{'='*72}")

save_dict = {
    'gate_name': 'PBCS-FABRIC-61',
    'gate_verdict': verdict,
    'gate_detail': detail,

    # Single-cell reference
    'single_cell_frac_N1': single_cell_results[1]['frac_proj_vs_hfb'],
    'single_cell_frac_N2': single_cell_results[2]['frac_proj_vs_hfb'],
    'single_cell_frac_N3': single_cell_results[3]['frac_proj_vs_hfb'],
    'single_cell_frac_N4': single_cell_results[4]['frac_proj_vs_hfb'],

    # 2-mode fabric results
    'fabric_2m_E_J': E_J_fold,
}
for N in fabric_2m_results:
    prefix = f'fabric_2m_N{N}_'
    r = fabric_2m_results[N]
    save_dict[prefix + 'E_gs'] = r['E_gs']
    save_dict[prefix + 'gap'] = r['gap']
    save_dict[prefix + 'frac_proj_bcs'] = r['frac_proj_bcs']
    save_dict[prefix + 'frac_ed_bcs'] = r['frac_ed_bcs']
    save_dict[prefix + 'delta_bcs'] = r['delta_bcs']
    save_dict[prefix + 'delta_pbcs'] = r['delta_pbcs']
    save_dict[prefix + 'delta_ed'] = r['delta_ed']
    save_dict[prefix + 'dN2_pbcs'] = r['dN2_pbcs']
    save_dict[prefix + 'n_k_ed'] = r['n_k_ed']
    save_dict[prefix + 'n_k_bcs'] = r['n_k_bcs']
    save_dict[prefix + 'n_k_pbcs'] = r['n_k_pbcs']

# 8-mode fabric results
for N in fabric_8m_results:
    prefix = f'fabric_8m_N{N}_'
    r = fabric_8m_results[N]
    save_dict[prefix + 'E_gs'] = r['E_gs']
    save_dict[prefix + 'gap'] = r['gap']
    save_dict[prefix + 'frac_proj_bcs'] = r['frac_proj_bcs']
    save_dict[prefix + 'frac_ed_bcs'] = r['frac_ed_bcs']
    save_dict[prefix + 'delta_bcs'] = r['delta_bcs']
    save_dict[prefix + 'delta_pbcs'] = r['delta_pbcs']
    save_dict[prefix + 'delta_ed'] = r['delta_ed']
    save_dict[prefix + 'dN2_pbcs'] = r['dN2_pbcs']
    save_dict[prefix + 'n_k_ed'] = r['n_k_ed']
    save_dict[prefix + 'n_k_bcs'] = r['n_k_bcs']
    save_dict[prefix + 'n_k_pbcs'] = r['n_k_pbcs']

# Gate ratios
for N in gate_ratios:
    prefix = f'gate_ratio_N{N}_'
    r = gate_ratios[N]
    save_dict[prefix + 'single_cell'] = r['single_cell']
    if 'fabric_8m' in r:
        save_dict[prefix + 'fabric_8m'] = r['fabric_8m']
    if 'ratio_8m' in r:
        save_dict[prefix + 'ratio_8m'] = r['ratio_8m']
    if 'fabric_2m' in r:
        save_dict[prefix + 'fabric_2m'] = r['fabric_2m']
    if 'ratio_2m' in r:
        save_dict[prefix + 'ratio_2m'] = r['ratio_2m']

# Scaling exponent
if not np.isnan(alpha_fit):
    save_dict['alpha_fit'] = alpha_fit

np.savez('s61_pbcs_fabric.npz', **save_dict)
print(f"  Saved: s61_pbcs_fabric.npz")


# ==============================================================================
#  SECTION 15: Summary Figure
# ==============================================================================

fig, axes = plt.subplots(2, 2, figsize=(14, 10))
fig.suptitle('PBCS-FABRIC-61: PBCS Correction Scaling with Fabric Size', fontsize=14)

# Panel 1: delta_a2 vs N for different models
ax1 = axes[0, 0]
N_vals = [1, 2, 3, 4]
sc_fracs = [single_cell_results[N]['frac_proj_vs_hfb'] for N in N_vals]
ax1.plot(N_vals, sc_fracs, 'bo-', label='1-cell (8 modes, NAZ-1)', markersize=8)

fc_2m_fracs = [fabric_2m_results.get(N, {}).get('frac_proj_bcs', float('nan')) for N in N_vals]
ax1.plot(N_vals, fc_2m_fracs, 'rs-', label='2-cell (2 modes/cell)', markersize=8)

fc_8m_fracs = [fabric_8m_results.get(N, {}).get('frac_proj_bcs', float('nan')) for N in [1, 2, 3]]
ax1.plot([1, 2, 3], fc_8m_fracs, 'g^-', label='2-cell (8 modes/cell)', markersize=8)

ax1.set_xlabel('N (particle number)')
ax1.set_ylabel('|a2_PBCS - a2_BCS| / a2_BCS (%)')
ax1.set_title('Projection Correction vs Particle Number')
ax1.legend()
ax1.grid(True, alpha=0.3)

# Panel 2: Ratio (2-cell/1-cell) vs N
ax2 = axes[0, 1]
ratios_8m = []
N_rat = []
for N in [1, 2, 3]:
    if N in gate_ratios and 'ratio_8m' in gate_ratios[N]:
        ratios_8m.append(gate_ratios[N]['ratio_8m'])
        N_rat.append(N)
ax2.bar(N_rat, ratios_8m, color=['green' if r < 1 else 'red' for r in ratios_8m], alpha=0.7)
ax2.axhline(y=1.0, color='k', linestyle='--', label='No change')
ax2.axhline(y=0.707, color='gray', linestyle=':', label='1/sqrt(2) expected')
ax2.set_xlabel('N (particle number)')
ax2.set_ylabel('Ratio: delta_a2(2-cell) / delta_a2(1-cell)')
ax2.set_title('Scaling Ratio (< 1 = correction decreases)')
ax2.legend()
ax2.grid(True, alpha=0.3)

# Panel 3: Extrapolation to N_cells=32
ax3 = axes[1, 0]
if not np.isnan(alpha_fit):
    Nc_arr = np.linspace(1, 32, 100)
    delta_arr = A_fit * Nc_arr**(-alpha_fit)
    ax3.plot(Nc_arr, delta_arr, 'b-', label=f'Fit: $\\delta \\propto N_c^{{-{alpha_fit:.2f}}}$')
    ax3.plot(1, sc_val, 'bo', markersize=10, label='1-cell (computed)')
    ax3.plot(2, fc_val, 'g^', markersize=10, label='2-cell (computed)')
    ax3.axvline(x=32, color='r', linestyle='--', alpha=0.5, label='Physical fabric (N=32)')
    ax3.set_xlabel('N_cells')
    ax3.set_ylabel('|a2_PBCS - a2_BCS| / a2_BCS (%)')
    ax3.set_title('Thermodynamic Limit Extrapolation')
    ax3.legend()
    ax3.grid(True, alpha=0.3)
else:
    ax3.text(0.5, 0.5, 'Extrapolation not available', ha='center', va='center',
             transform=ax3.transAxes)

# Panel 4: Occupation comparison (N=2, 8-mode, ED)
ax4 = axes[1, 1]
if 2 in fabric_8m_results:
    n_ed = fabric_8m_results[2]['n_k_ed']
    n_bcs = fabric_8m_results[2]['n_k_bcs']
    n_pbcs = fabric_8m_results[2]['n_k_pbcs']
    x = np.arange(len(n_ed))
    w = 0.25  # (local)
    ax4.bar(x - w, n_ed, w, label='ED', color='blue', alpha=0.7)
    ax4.bar(x, n_bcs, w, label='BCS', color='red', alpha=0.7)
    ax4.bar(x + w, n_pbcs, w, label='PBCS', color='green', alpha=0.7)
    ax4.set_xlabel('Mode index (8+8)')
    ax4.set_ylabel('Occupation n_k')
    ax4.set_title('N=2, 2-cell (8 modes/cell)')
    ax4.legend()
    ax4.grid(True, alpha=0.3)

plt.tight_layout()
plt.savefig('s61_pbcs_fabric.png', dpi=150, bbox_inches='tight')
print(f"  Saved: s61_pbcs_fabric.png")

print(f"\n{'='*72}")
print(f"COMPUTATION COMPLETE")
print(f"{'='*72}")
